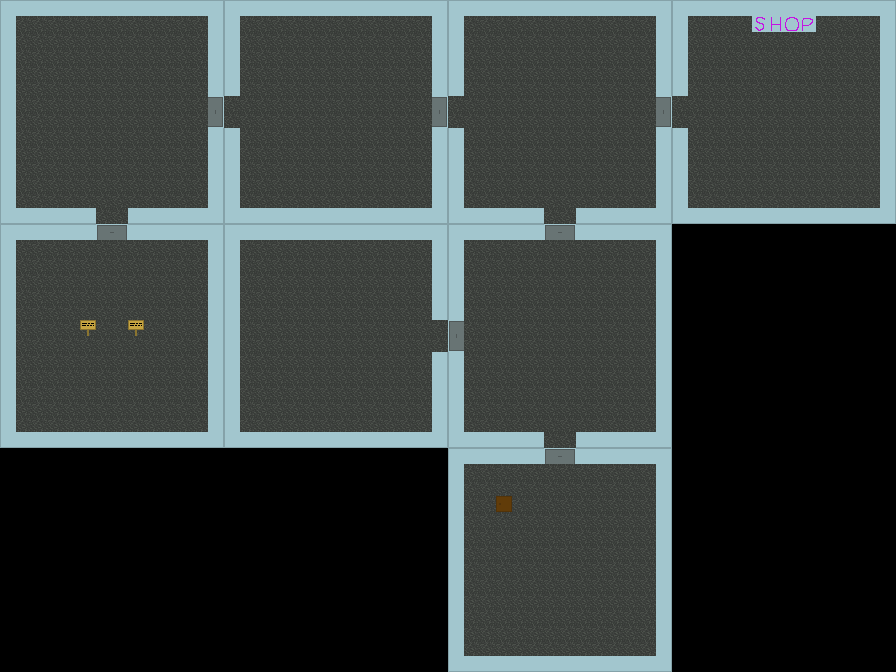

Rendered tile map (Tiled .tmx) drawn with the repository's tilesets; below, a short description and the full map source, tile grids included:
An orthogonal 56x42 tile map with 16x16 px tiles, 1 tile layer (Tile Layer 1).

<map version="1.5" tiledversion="1.7.0" orientation="orthogonal" renderorder="right-down" width="56" height="42" tilewidth="16" tileheight="16" infinite="0" nextlayerid="3" nextobjectid="1">
 <tileset firstgid="1" source="tileset.tsx" />
 <layer id="1" name="Tile Layer 1" width="56" height="42">
  <data encoding="csv">
2684354571,3221225484,3221225484,3221225484,3221225484,3221225484,3221225484,3221225484,3221225484,3221225484,3221225484,3221225484,3221225484,3221225483,2684354571,3221225484,3221225484,3221225484,3221225484,3221225484,3221225484,3221225484,3221225484,3221225484,3221225484,3221225484,3221225484,3221225483,2684354571,3221225484,3221225484,3221225484,3221225484,3221225484,3221225484,3221225484,3221225484,3221225484,3221225484,3221225484,3221225484,3221225483,2684354571,3221225484,3221225484,3221225484,3221225484,3221225484,3221225484,3221225484,3221225484,3221225484,3221225484,3221225484,3221225484,3221225483,
2684354572,2,2,2,2,2,2,2,2,2,2,2,2,1610612748,2684354572,2,2,2,2,2,2,2,2,2,2,2,2,1610612748,2684354572,2,2,2,2,2,2,2,2,2,2,2,2,1610612748,2684354572,2,2,2,2,14,15,16,17,2,2,2,2,1610612748,
2684354572,2,2,2,2,2,2,2,2,2,2,2,2,1610612748,2684354572,2,2,2,2,2,2,2,2,2,2,2,2,1610612748,2684354572,2,2,2,2,2,2,2,2,2,2,2,2,1610612748,2684354572,2,2,2,2,2,2,2,2,2,2,2,2,1610612748,
2684354572,2,2,2,2,2,2,2,2,2,2,2,2,1610612748,2684354572,2,2,2,2,2,2,2,2,2,2,2,2,1610612748,2684354572,2,2,2,2,2,2,2,2,2,2,2,2,1610612748,2684354572,2,2,2,2,2,2,2,2,2,2,2,2,1610612748,
2684354572,2,2,2,2,2,2,2,2,2,2,2,2,1610612748,2684354572,2,2,2,2,2,2,2,2,2,2,2,2,1610612748,2684354572,2,2,2,2,2,2,2,2,2,2,2,2,1610612748,2684354572,2,2,2,2,2,2,2,2,2,2,2,2,1610612748,
2684354572,2,2,2,2,2,2,2,2,2,2,2,2,1610612748,2684354572,2,2,2,2,2,2,2,2,2,2,2,2,1610612748,2684354572,2,2,2,2,2,2,2,2,2,2,2,2,1610612748,2684354572,2,2,2,2,2,2,2,2,2,2,2,2,1610612748,
2684354572,2,2,2,2,2,2,2,2,2,2,2,2,2684354578,2,2,2,2,2,2,2,2,2,2,2,2,2,2684354578,2,2,2,2,2,2,2,2,2,2,2,2,2,2684354578,2,2,2,2,2,2,2,2,2,2,2,2,2,1610612748,
2684354572,2,2,2,2,2,2,2,2,2,2,2,2,3758096402,2,2,2,2,2,2,2,2,2,2,2,2,2,3758096402,2,2,2,2,2,2,2,2,2,2,2,2,2,3758096402,2,2,2,2,2,2,2,2,2,2,2,2,2,1610612748,
2684354572,2,2,2,2,2,2,2,2,2,2,2,2,1610612748,2684354572,2,2,2,2,2,2,2,2,2,2,2,2,1610612748,2684354572,2,2,2,2,2,2,2,2,2,2,2,2,1610612748,2684354572,2,2,2,2,2,2,2,2,2,2,2,2,1610612748,
2684354572,2,2,2,2,2,2,2,2,2,2,2,2,1610612748,2684354572,2,2,2,2,2,2,2,2,2,2,2,2,1610612748,2684354572,2,2,2,2,2,2,2,2,2,2,2,2,1610612748,2684354572,2,2,2,2,2,2,2,2,2,2,2,2,1610612748,
2684354572,2,2,2,2,2,2,2,2,2,2,2,2,1610612748,2684354572,2,2,2,2,2,2,2,2,2,2,2,2,1610612748,2684354572,2,2,2,2,2,2,2,2,2,2,2,2,1610612748,2684354572,2,2,2,2,2,2,2,2,2,2,2,2,1610612748,
2684354572,2,2,2,2,2,2,2,2,2,2,2,2,1610612748,2684354572,2,2,2,2,2,2,2,2,2,2,2,2,1610612748,2684354572,2,2,2,2,2,2,2,2,2,2,2,2,1610612748,2684354572,2,2,2,2,2,2,2,2,2,2,2,2,1610612748,
2684354572,2,2,2,2,2,2,2,2,2,2,2,2,1610612748,2684354572,2,2,2,2,2,2,2,2,2,2,2,2,1610612748,2684354572,2,2,2,2,2,2,2,2,2,2,2,2,1610612748,2684354572,2,2,2,2,2,2,2,2,2,2,2,2,1610612748,
11,12,12,12,12,12,2,2,12,12,12,12,12,1610612747,11,12,12,12,12,12,12,12,12,12,12,12,12,1610612747,11,12,12,12,12,12,2,2,12,12,12,12,12,1610612747,11,12,12,12,12,12,12,12,12,12,12,12,12,1610612747,
2684354571,3221225484,3221225484,3221225484,3221225484,3221225484,18,2147483666,3221225484,3221225484,3221225484,3221225484,3221225484,3221225483,2684354571,3221225484,3221225484,3221225484,3221225484,3221225484,3221225484,3221225484,3221225484,3221225484,3221225484,3221225484,3221225484,3221225483,2684354571,3221225484,3221225484,3221225484,3221225484,3221225484,18,2147483666,3221225484,3221225484,3221225484,3221225484,3221225484,3221225483,0,0,0,0,0,0,0,0,0,0,0,0,0,0,
2684354572,2,2,2,2,2,2,2,2,2,2,2,2,1610612748,2684354572,2,2,2,2,2,2,2,2,2,2,2,2,1610612748,2684354572,2,2,2,2,2,2,2,2,2,2,2,2,1610612748,0,0,0,0,0,0,0,0,0,0,0,0,0,0,
2684354572,2,2,2,2,2,2,2,2,2,2,2,2,1610612748,2684354572,2,2,2,2,2,2,2,2,2,2,2,2,1610612748,2684354572,2,2,2,2,2,2,2,2,2,2,2,2,1610612748,0,0,0,0,0,0,0,0,0,0,0,0,0,0,
2684354572,2,2,2,2,2,2,2,2,2,2,2,2,1610612748,2684354572,2,2,2,2,2,2,2,2,2,2,2,2,1610612748,2684354572,2,2,2,2,2,2,2,2,2,2,2,2,1610612748,0,0,0,0,0,0,0,0,0,0,0,0,0,0,
2684354572,2,2,2,2,2,2,2,2,2,2,2,2,1610612748,2684354572,2,2,2,2,2,2,2,2,2,2,2,2,1610612748,2684354572,2,2,2,2,2,2,2,2,2,2,2,2,1610612748,0,0,0,0,0,0,0,0,0,0,0,0,0,0,
2684354572,2,2,2,2,2,2,2,2,2,2,2,2,1610612748,2684354572,2,2,2,2,2,2,2,2,2,2,2,2,1610612748,2684354572,2,2,2,2,2,2,2,2,2,2,2,2,1610612748,0,0,0,0,0,0,0,0,0,0,0,0,0,0,
2684354572,2,2,2,2,20,2,2,20,2,2,2,2,1610612748,2684354572,2,2,2,2,2,2,2,2,2,2,2,2,2,536870930,2,2,2,2,2,2,2,2,2,2,2,2,1610612748,0,0,0,0,0,0,0,0,0,0,0,0,0,0,
2684354572,2,2,2,2,2,2,2,2,2,2,2,2,1610612748,2684354572,2,2,2,2,2,2,2,2,2,2,2,2,2,1610612754,2,2,2,2,2,2,2,2,2,2,2,2,1610612748,0,0,0,0,0,0,0,0,0,0,0,0,0,0,
2684354572,2,2,2,2,2,2,2,2,2,2,2,2,1610612748,2684354572,2,2,2,2,2,2,2,2,2,2,2,2,1610612748,2684354572,2,2,2,2,2,2,2,2,2,2,2,2,1610612748,0,0,0,0,0,0,0,0,0,0,0,0,0,0,
2684354572,2,2,2,2,2,2,2,2,2,2,2,2,1610612748,2684354572,2,2,2,2,2,2,2,2,2,2,2,2,1610612748,2684354572,2,2,2,2,2,2,2,2,2,2,2,2,1610612748,0,0,0,0,0,0,0,0,0,0,0,0,0,0,
2684354572,2,2,2,2,2,2,2,2,2,2,2,2,1610612748,2684354572,2,2,2,2,2,2,2,2,2,2,2,2,1610612748,2684354572,2,2,2,2,2,2,2,2,2,2,2,2,1610612748,0,0,0,0,0,0,0,0,0,0,0,0,0,0,
2684354572,2,2,2,2,2,2,2,2,2,2,2,2,1610612748,2684354572,2,2,2,2,2,2,2,2,2,2,2,2,1610612748,2684354572,2,2,2,2,2,2,2,2,2,2,2,2,1610612748,0,0,0,0,0,0,0,0,0,0,0,0,0,0,
2684354572,2,2,2,2,2,2,2,2,2,2,2,2,1610612748,2684354572,2,2,2,2,2,2,2,2,2,2,2,2,1610612748,2684354572,2,2,2,2,2,2,2,2,2,2,2,2,1610612748,0,0,0,0,0,0,0,0,0,0,0,0,0,0,
11,12,12,12,12,12,12,12,12,12,12,12,12,1610612747,11,12,12,12,12,12,12,12,12,12,12,12,12,1610612747,11,12,12,12,12,12,2,2,12,12,12,12,12,1610612747,0,0,0,0,0,0,0,0,0,0,0,0,0,0,
0,0,0,0,0,0,0,0,0,0,0,0,0,0,0,0,0,0,0,0,0,0,0,0,0,0,0,0,2684354571,3221225484,3221225484,3221225484,3221225484,3221225484,18,2147483666,3221225484,3221225484,3221225484,3221225484,3221225484,3221225483,0,0,0,0,0,0,0,0,0,0,0,0,0,0,
0,0,0,0,0,0,0,0,0,0,0,0,0,0,0,0,0,0,0,0,0,0,0,0,0,0,0,0,2684354572,2,2,2,2,2,2,2,2,2,2,2,2,1610612748,0,0,0,0,0,0,0,0,0,0,0,0,0,0,
0,0,0,0,0,0,0,0,0,0,0,0,0,0,0,0,0,0,0,0,0,0,0,0,0,0,0,0,2684354572,2,2,2,2,2,2,2,2,2,2,2,2,1610612748,0,0,0,0,0,0,0,0,0,0,0,0,0,0,
0,0,0,0,0,0,0,0,0,0,0,0,0,0,0,0,0,0,0,0,0,0,0,0,0,0,0,0,2684354572,2,2,21,2,2,2,2,2,2,2,2,2,1610612748,0,0,0,0,0,0,0,0,0,0,0,0,0,0,
0,0,0,0,0,0,0,0,0,0,0,0,0,0,0,0,0,0,0,0,0,0,0,0,0,0,0,0,2684354572,2,2,2,2,2,2,2,2,2,2,2,2,1610612748,0,0,0,0,0,0,0,0,0,0,0,0,0,0,
0,0,0,0,0,0,0,0,0,0,0,0,0,0,0,0,0,0,0,0,0,0,0,0,0,0,0,0,2684354572,2,2,2,2,2,2,2,2,2,2,2,2,1610612748,0,0,0,0,0,0,0,0,0,0,0,0,0,0,
0,0,0,0,0,0,0,0,0,0,0,0,0,0,0,0,0,0,0,0,0,0,0,0,0,0,0,0,2684354572,2,2,2,2,2,2,2,2,2,2,2,2,1610612748,0,0,0,0,0,0,0,0,0,0,0,0,0,0,
0,0,0,0,0,0,0,0,0,0,0,0,0,0,0,0,0,0,0,0,0,0,0,0,0,0,0,0,2684354572,2,2,2,2,2,2,2,2,2,2,2,2,1610612748,0,0,0,0,0,0,0,0,0,0,0,0,0,0,
0,0,0,0,0,0,0,0,0,0,0,0,0,0,0,0,0,0,0,0,0,0,0,0,0,0,0,0,2684354572,2,2,2,2,2,2,2,2,2,2,2,2,1610612748,0,0,0,0,0,0,0,0,0,0,0,0,0,0,
0,0,0,0,0,0,0,0,0,0,0,0,0,0,0,0,0,0,0,0,0,0,0,0,0,0,0,0,2684354572,2,2,2,2,2,2,2,2,2,2,2,2,1610612748,0,0,0,0,0,0,0,0,0,0,0,0,0,0,
0,0,0,0,0,0,0,0,0,0,0,0,0,0,0,0,0,0,0,0,0,0,0,0,0,0,0,0,2684354572,2,2,2,2,2,2,2,2,2,2,2,2,1610612748,0,0,0,0,0,0,0,0,0,0,0,0,0,0,
0,0,0,0,0,0,0,0,0,0,0,0,0,0,0,0,0,0,0,0,0,0,0,0,0,0,0,0,2684354572,2,2,2,2,2,2,2,2,2,2,2,2,1610612748,0,0,0,0,0,0,0,0,0,0,0,0,0,0,
0,0,0,0,0,0,0,0,0,0,0,0,0,0,0,0,0,0,0,0,0,0,0,0,0,0,0,0,2684354572,2,2,2,2,2,2,2,2,2,2,2,2,1610612748,0,0,0,0,0,0,0,0,0,0,0,0,0,0,
0,0,0,0,0,0,0,0,0,0,0,0,0,0,0,0,0,0,0,0,0,0,0,0,0,0,0,0,11,12,12,12,12,12,12,12,12,12,12,12,12,1610612747,0,0,0,0,0,0,0,0,0,0,0,0,0,0
</data>
 </layer>
</map>
